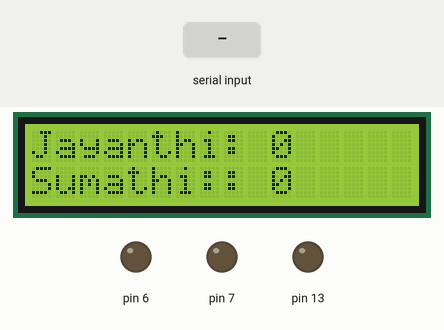
The sketch below on a simulated Arduino Uno, built with avr-gcc and run on an emulated ATmega328P. On the bench: 16×2 character LCD, output pins drawn as LEDs (lit = HIGH). Dashed ring = blinking. Inputs (shaded band) come from the test bench. The modem accepts every AT command (registered, SIM ready, sends succeed) and sends nothing else; what the sketch prints to the serial monitor is not drawn.

Above: at 5.2 s.
5.3 s: "90,45,200\n" received over the second serial link
At 9.01 s:
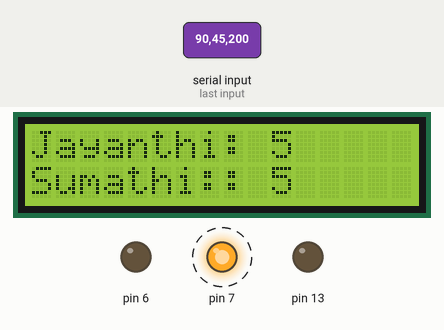
10.5 s: "30,150\n" received over the second serial link
At 15.2 s:
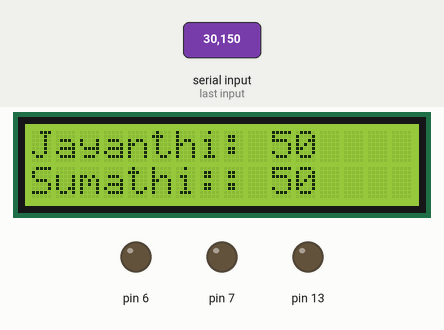
Timing chart, 0 to 25.0 s (numbered marks = the images above; inputs shaded):
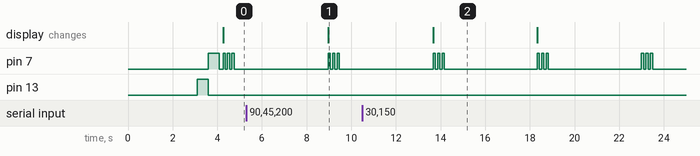

The sketch:

GPS_less.ino
```cpp
#include<SoftwareSerial.h>
#include<Wire.h>
#include<LiquidCrystal_I2C.h>
//#incldue<String.h>

LiquidCrystal_I2C lcd(0x27,16,2);
long int prev_e = 0;
SoftwareSerial serial(2,3);

int time_out = 0;
String s="";
bool stat =false;
int count = 1;
void setup()
{
  Wire.begin();
  lcd.backlight();
  lcd.init();

  lcd.setCursor(0,0);
  lcd.print("Jayanthi:");

  lcd.setCursor(0,1);
  lcd.print("Sumathi :");

  pinMode(13,OUTPUT);

  pinMode(6,OUTPUT);
  pinMode(7,OUTPUT);


  Serial.begin(9600);
  serial.begin(9600);

  serial.println("AT+RST");
  delay(3000);

  digitalWrite(13,HIGH);
  delay(500);
  digitalWrite(13,LOW);
  digitalWrite(6,LOW);

  serial.flush();
  digitalWrite(7,HIGH);
  delay(500);
  digitalWrite(7,LOW);
}

void loop()
{

 serial.println("AT+CWLAP");
//  while(!serial.available());
 if(serial.available()>0)
 {
     while(serial.available()){
      char c = serial.read();
      delay(5);
     s += c;
   }

   stat =true;


 }
 if(stat==true)
 {
  stat =false;
  Serial.println(s);
  parseRssi(s);
  s="";
 }

serial.flush();
delay(4000);

}


int parseRssi(String s){

  String rssi1 ="";
  String rssi2 ="";
  int firstPos = s.indexOf("1#");
  int secondPos = s.indexOf("2#");


//  if((firstPos == -1)&&(secondPos == -1)){
//   return 0;
//  }

//  Serial.println(s);
  rssi1 += s.charAt(firstPos+5);
  rssi1 += s.charAt(firstPos+6);

  rssi2 += s.charAt(secondPos+5);
  rssi2 += s.charAt(secondPos+6);

  Serial.println(rssi1.toInt());
  Serial.println(rssi2.toInt());

  lcd.setCursor(0,0);
  lcd.print("Jayanthi:");
  lcd.setCursor(10,0);
  lcd.print(rssi1.toInt());

  lcd.setCursor(0,1);
  lcd.print("Sumathi:");
  lcd.setCursor(10,1);
  lcd.print(rssi2.toInt());

  if((firstPos == -1)||(secondPos == -1)){
   buzzer(2);
    Serial.println("buzzer2");
  }
  if((rssi1.toInt()>70)||(rssi2.toInt()>70)){
     buzzer(3);
  }


}
void buzzer(int c){
   int count = 0;

 while(count <= c){
        digitalWrite(7,HIGH);
        delay(100);
        digitalWrite(7,LOW);
         delay(100);
        count++;
    }
}
```

Measured:
- after the input at 5.3 s, the display: changes after 3.7 s (image 1)
- after the input at 10.5 s, the display: changes after 3.2 s (image 2)
- by itself, pin 7: repeats every 4.7 s: 2 × (LOW 0.10 s, HIGH 0.10 s), LOW 4.2 s, HIGH 0.10 s
